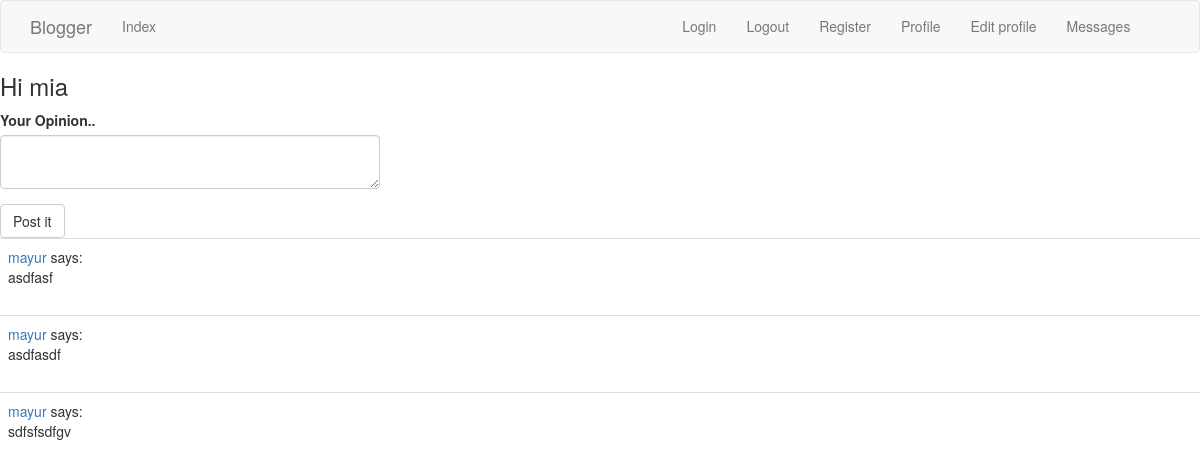
Page /main/index (signed in) on the committed database.
### app/models.py (models this page shows, shortened)
class User(UserMixin, db.Model):
	id = db.Column(db.Integer, primary_key = True)
	name = db.Column(db.String(64), index = True, unique = True)
	mail = db.Column(db.String(120), index = True)
	password_hash = db.Column(db.String(128))
	about_me = db.Column(db.String(140))
	last_seen = db.Column(db.DateTime, default = datetime.utcnow)
	last_message_read_time = db.Column(db.DateTime)      #Save when user read message last time.used to find how many unseen messages are remaining.
	posts = db.relationship("Post", backref = "author", lazy="dynamic")  #Post is following table -> this is not field in user table -> just a link
	messages_sent = db.relationship("Message", foreign_keys = "Message.sender_id", backref = "author", lazy = "dynamic")
	messages_recieved = db.relationship("Message", foreign_keys = "Message.reciever_id", backref = "reciever", lazy = "dynamic")
	notifications = db.relationship("Notification", backref = "user", lazy = "dynamic")
	tasks = db.relationship("Task", backref = "user", lazy = "dynamic")
	def getAllPosts(self):
		posts = Post.query.all()
		return posts
	def getMessagesCount(self):
		last_read_time = self.last_message_read_time or datetime(1900, 1, 1)  #set to oldest so all messges are marked as unseen
		return Message.query.filter_by(reciever = self).filter(Message.timestamp > last_read_time).count()

class Post(db.Model):
	id = db.Column(db.Integer, primary_key=True)
	body = db.Column(db.String(140))
	timestamp = db.Column(db.DateTime, index=True, default=datetime.utcnow)
	user_id = db.Column(db.Integer, db.ForeignKey("user.id")) #user is db table name of above class -> incosistancy

### app/main/routes.py (the view, shortened to what this page needs)
@bp.route("/")
@bp.route("/index", methods = ["GET", "POST"])
@login_required              #protect this function -> also adds ?next parameter in url to remember where to go next after logged in
def index():					#need to inspect next parameter in login(), as hacker can put protected page address in next and it will redirect there.
	form = PostForm()
	posts = current_user.getAllPosts()
	return render_template("index.html", title = "Home", posts = posts, form=form)

### app/main/forms.py
class PostForm(FlaskForm):
	post = TextAreaField("Your Opinion..", validators=[DataRequired(), Length(min=1, max=140)])
	submit = SubmitField("Post it")

### app/main/routes.py (called while the page is built)
@bp.before_request
def before_request():
	if current_user.is_authenticated:
		current_user.last_seen = datetime.utcnow()
		db.session.commit()	  #no need to db.session.add(u) coz current_user runs user_loader which put user in db session

### app/models.py (called while the page is built)
@login.user_loader  #for flask-login
def load_user(id):
	return User.query.get(int(id))

### app/templates/index.html
{% extends "base.html" %}
{% import "bootstrap/wtf.html" as wtf %}
{% block base_content %}
	<h3>Hi {{ current_user.name }}</h3>
	<div class="row">
		<div class="col-md-4">
			{{ wtf.quick_form(form) }}
		</div>
	</div>
	{% for post in posts %}
		{% include "_post.html" %}
	{% endfor %}
{% endblock %}

### app/templates/_post.html (shortened to what this page needs)
<table class="table table-hover">
	<tr>
		<td>
				<span class = "user_popup_class">
					<a href="{{ url_for('main.user', name=post.author.name) }}">{{ post.author.name }}</a>
				</span>
					says:
					<br>
					{{ post.body }}
		</td>
	</tr>
</table>

### rows in the picture
User: name "mia"
Post: author.name "mayur", body "asdfasf"
Post: author.name "mayur", body "asdfasdf"
Post: author.name "mayur", body "sdfsfsdfgv"
